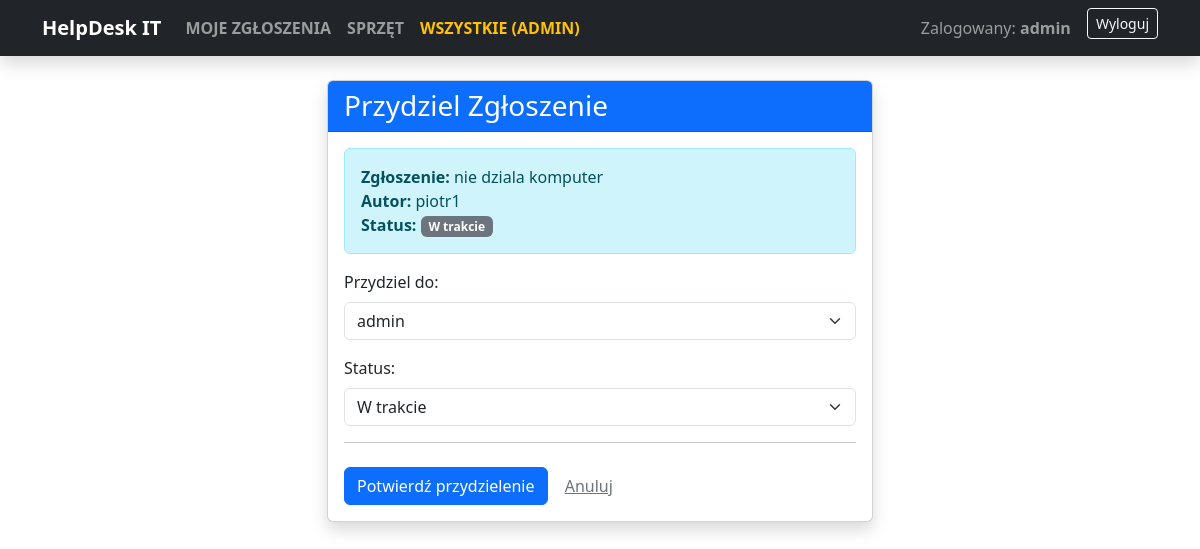
Page /przydziel/11/ (signed in) on the committed database.
### zgloszenia/models.py (models this page shows, shortened)
class Zgloszenie(models.Model):
    KATEGORIE = [
        ('sprzet', 'Sprzęt'),
        ('oprogramowanie', 'Oprogramowanie'),
        ('net', 'Internet'),
    ]
    PRIORYTETY = [
        ('niski', 'Niski'),
        ('wysoki', 'Wysoki'),
    ]
    STATUSY = [
        ('nowe', 'Nowe'),
        ('w_trakcie', 'W trakcie'),
        ('zamkniete', 'Zamknięte'),
    ]
    tytul = models.CharField(max_length=200, verbose_name='Tytuł awarii')
    opis = models.TextField(verbose_name='Opis awarii')
    kategoria = models.CharField(max_length=20, choices=KATEGORIE, default='sprzet')
    priorytet = models.CharField(max_length=20, choices=PRIORYTETY, default='niski')
    status = models.CharField(max_length=20, choices=STATUSY, default='nowe')
    data_utworzenia = models.DateTimeField(auto_now_add=True)
    data_rozwiazania = models.DateTimeField(null=True, blank=True, verbose_name='Data rozwiązania')
    sla_deadline = models.DateTimeField(null=True, blank=True, verbose_name='Termin SLA')
    autor = models.ForeignKey(User, on_delete=models.CASCADE)
    assigned_to = models.ForeignKey(User, on_delete=models.SET_NULL, null=True, blank=True, related_name='przydzielone_zgloszenia', verbose_name='Przydzielono do')
    urzadzenie = models.ForeignKey(Sprzet, on_delete=models.SET_NULL, null=True, blank=True)
    screenshot = models.ImageField(upload_to='screenshoty/', null=True, blank=True)

### zgloszenia/views.py (the view)
# urls.py: path('przydziel/<int:pk>/', views.przydziel_zgloszenie, name='przydziel_zgloszenie'),
@login_required
@user_passes_test(czy_admin)
def przydziel_zgloszenie(request, pk):
    zgloszenie = get_object_or_404(Zgloszenie, pk=pk)
    if request.method == 'POST':
        form = ZgloszenieAssignmentForm(request.POST, instance=zgloszenie)
        if form.is_valid():
            assigned_to = form.cleaned_data.get('assigned_to')
            form.save()
            if assigned_to:
                messages.success(request, f"Zgłoszenie '{zgloszenie.tytul}' przydzielono użytkownikowi {assigned_to.username}.")
            else:
                messages.success(request, f"Usunięto przydzielenie zgłoszenia '{zgloszenie.tytul}'.")
            return redirect('panel_administratora')
    else:
        form = ZgloszenieAssignmentForm(instance=zgloszenie)
    return render(request, 'zgloszenia/przydziel.html', {'form': form, 'zgloszenie': zgloszenie})

### zgloszenia/forms.py
class ZgloszenieAssignmentForm(forms.ModelForm):
    assigned_to = forms.ModelChoiceField(
        queryset=User.objects.filter(is_staff=True),
        required=False,
        empty_label="--- Bez przydzielenia ---",
        widget=forms.Select(attrs={'class': 'form-select'})
    )
    class Meta:
        model = Zgloszenie
        fields = ['assigned_to', 'status']
        widgets = {
            'status': forms.Select(attrs={'class': 'form-select'}),
        }

### zgloszenia/views.py (called while the page is built)
def czy_admin(user):
    return user.is_staff

### zgloszenia/templates/zgloszenia/przydziel.html (shortened to what this page needs)
{% extends 'base.html' %}
{% block content %}
<div class="row justify-content-center">
    <div class="col-md-6">
        <div class="card shadow">
            <div class="card-header bg-primary text-white">
                <h3 class="card-title mb-0">Przydziel Zgłoszenie</h3>
            </div>
            <div class="card-body">
                <div class="alert alert-info mb-3">
                    <strong>Zgłoszenie:</strong> {{ zgloszenie.tytul }}
                    <br>
                    <strong>Autor:</strong> {{ zgloszenie.autor.username }}
                    <br>
                    <strong>Status:</strong> <span class="badge bg-secondary">{{ zgloszenie.get_status_display }}</span>
                </div>
                <form method="post">
                    <div class="mb-3">
                        <label for="{{ form.assigned_to.id_for_label }}" class="form-label">Przydziel do:</label>
                        {{ form.assigned_to }}
                    </div>
                    <div class="mb-3">
                        <label for="{{ form.status.id_for_label }}" class="form-label">Status:</label>
                        {{ form.status }}
                    </div>
                    <hr>
                    <div class="mt-4">
                        <button type="submit" class="btn btn-primary">Potwierdź przydzielenie</button>
                        <a href="{% url 'panel_administratora' %}" class="btn btn-link text-secondary">Anuluj</a>
                    </div>
                </form>
            </div>
        </div>
    </div>
</div>
{% endblock %}

### templates/base.html (shortened to what this page needs)
<!DOCTYPE html>
<html lang="pl">
<head>
    <link href="https://cdn.jsdelivr.net/npm/bootstrap@5.3.0/dist/css/bootstrap.min.css" rel="stylesheet">
</head>
<body>
    <nav class="navbar navbar-expand-lg navbar-dark bg-dark mb-4 shadow">
    <div class="container">
        <a class="navbar-brand fw-bold" href="/">HelpDesk IT</a>
        <div class="collapse navbar-collapse">
            <ul class="navbar-nav me-auto">
                {% if user.is_authenticated %}
                    {% if user.is_staff %}
                        <li class="nav-item"><a class="nav-link fw-bold" href="{% url 'moje_przydzielone_zgloszenia' %}">MOJE ZGŁOSZENIA</a></li>
                        <li class="nav-item"><a class="nav-link fw-bold" href="{% url 'lista_sprzetu' %}">SPRZĘT</a></li>
                        <li class="nav-item"><a class="nav-link text-warning fw-bold" href="{% url 'panel_administratora' %}">WSZYSTKIE (ADMIN)</a></li>
                    {% endif %}
                {% endif %}
            </ul>
            <div class="navbar-nav">
                {% if user.is_authenticated %}
                    <span class="navbar-text me-3">Zalogowany: <strong>{{ user.username }}</strong></span>
                    <form action="{% url 'logout' %}" method="post" class="d-inline">
                        {% csrf_token %}<button type="submit" class="btn btn-outline-light btn-sm">Wyloguj</button>
                    </form>
                {% else %}
                    <a class="btn btn-outline-light btn-sm me-2" href="{% url 'rejestracja' %}">Rejestracja</a>
                    <a class="btn btn-outline-light btn-sm" href="{% url 'login' %}">Zaloguj się</a>
                {% endif %}
            </div>
        </div>
    </div>
</nav>
    <div class="container">
        {% block content %}
        {% endblock %}
    </div>
</body>
</html>

### rows in the picture
Zgloszenie: tytul "nie dziala komputer", autor.username "piotr1", status "W trakcie", assigned_to "admin"

### other values in the picture
{{ user.username }} "admin"
